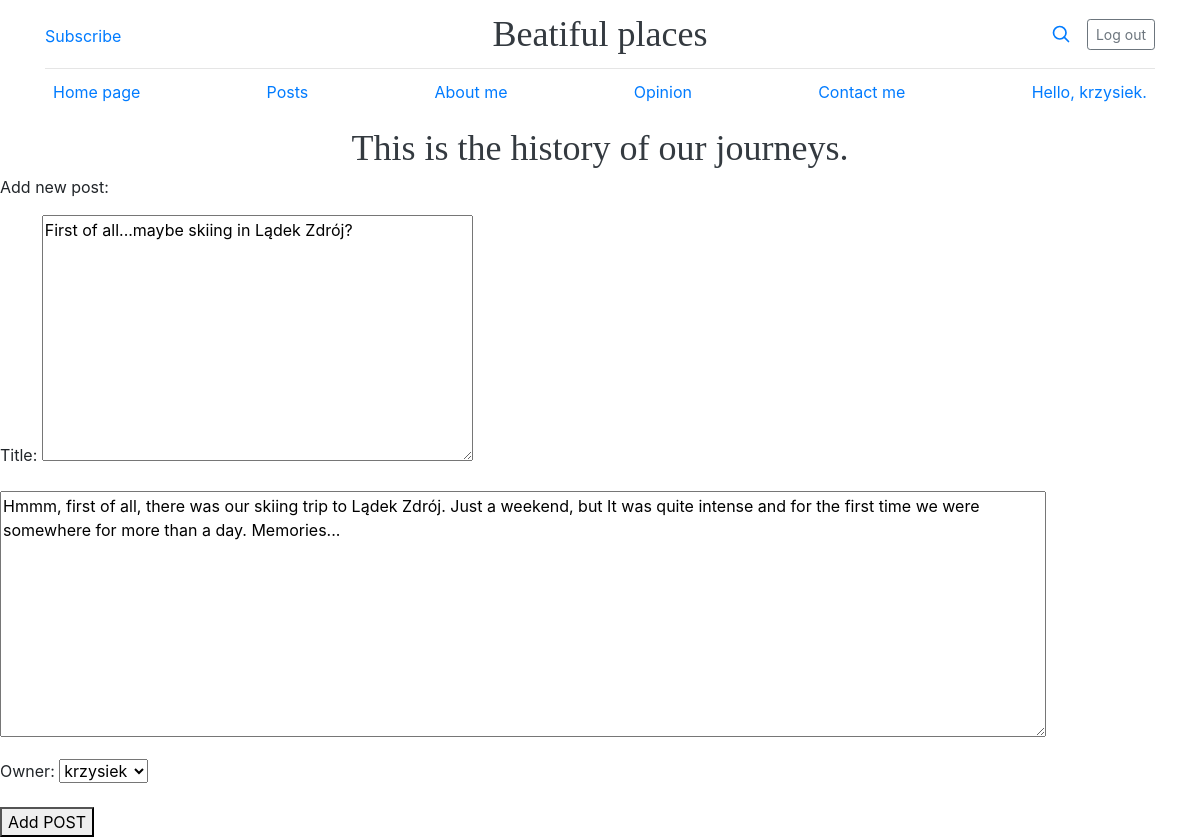
Screenshot of /edit_post/23/ (signed in) with the database file from the repository.
### blog_app/models.py (models this page shows, shortened)
class BlogPost(models.Model):
    title = models.TextField(max_length=70)
    text = models.TextField()
    date_added = models.DateTimeField(auto_now_add=True)
    owner=models.ForeignKey(User, on_delete=models.CASCADE)

### blog_app/views.py (the view, shortened to what this page needs)
# urls.py: path('edit_post/<int:pk>/', views.edit_post, name = 'edit_post'),
@login_required
def edit_post(request, pk):
    post= get_object_or_404(BlogPost, pk=pk)
    if request.method != 'POST':
        form = PostForm(instance=post)
        if post.owner != request.user:
            raise Http404
    context = {'form' : form}
    return render(request, 'blog_app/new_post.html', context)

### blog_app/forms.py
class PostForm(forms.ModelForm):
    class Meta:
        model = BlogPost
        fields = '__all__'
        labels = {'text':''}
        widgets = {'text' : forms. Textarea(attrs={'cols' : 100})}

### blog_app/templates/blog_app/new_post.html (shortened to what this page needs)
{% extends "blog_app/base.html" %}
{% block content %}
    <p>Add new post:</p>
    <form method = 'POST' class = 'post-form'>
        {{ form.as_p }}
        <button name = "submit"> Add POST </button>
    </form>
{% endblock content %}

### blog_app/templates/blog_app/base.html (shortened to what this page needs)
{% load static %}
<!doctype html>
<html lang="en">
<head>
<link href="../assets/dist/css/bootstrap.min.css" rel="stylesheet">
    <link href="blog.css" rel="stylesheet">
    <link rel="stylesheet" href="https://maxcdn.bootstrapcdn.com/bootstrap/4.0.0/css/bootstrap.min.css">
    <link rel="stylesheet" href="{% static 'css/blog.css' %}">
</head>
<body>
    {% if user.is_authenticated %}
        <div class="container">
        <header class="blog-header py-3">
            <div class="row flex-nowrap justify-content-between align-items-center">
            <div class="col-4 pt-1">
                <a class="link-secondary" href="#">Subscribe</a>
            </div>
            <div class="col-4 text-center">
                <a class="blog-header-logo text-dark" href="#">Beatiful places</a>
            </div>
            <div class="col-4 d-flex justify-content-end align-items-center">
                <a class="link-secondary" href="#" aria-label="Search">
                <svg xmlns="http://www.w3.org/2000/svg" width="20" height="20" fill="none" stroke="currentColor" stroke-linecap="round" stroke-linejoin="round" stroke-width="2" class="mx-3" role="img" viewBox="0 0 24 24"><title>Search</title><circle cx="10.5" cy="10.5" r="7.5"/><path d="M21 21l-5.2-5.2"/></svg>
                </a>
                <a class="btn btn-sm btn-outline-secondary" href="{% url 'users:logout' %}">Log out</a>
            </div>
            </div>
        </header>
        <div class="nav-scroller py-1 mb-2">
            <nav class="nav d-flex justify-content-between">
            <a class="p-2 link-secondary" href="{% url 'blog_app:index' %}">Home page</a>
            <a class="p-2 link-secondary" href="{% url 'blog_app:posts' %}">Posts</a>
            <a class="p-2 link-secondary" href="#">About me</a>
            <a class="p-2 link-secondary" href="#">Opinion</a>
            <a class="p-2 link-secondary" href="#">Contact me</a>
            <a class="p-2 link-secondary" href="#">Hello, {{user.username}}. </a>
            </nav>
        </div>
        </div>
    {% endif %}
    <div class="text-center">
            <a class="blog-header-logo text-dark" href="#">This is the history of our journeys.</a>
    </div>
    {% block content %}{% endblock content %}
</body>

### blog_app/static/css/blog.css (style rules this page uses)
.blog-header { line-height: 1; border-bottom: 1px solid #e5e5e5; }
.blog-header-logo { font-family: "Playfair Display", Georgia, "Times New Roman", serif; font-size: 2.25rem; }
.nav-scroller { position: relative; z-index: 2; height: 2.75rem; overflow-y: hidden; }
.nav-scroller .nav { display: flex; flex-wrap: nowrap; padding-bottom: 1rem; margin-top: -1px; overflow-x: auto; text-align: center; white-space: nowrap; -webkit-overflow-scrolling: touch; }

### rows the page displays
BlogPost: title "First of all...maybe skiing in Lądek Zdrój?", text "Hmmm, first of all, there was our skiing trip to Lądek Zdrój. Just a weekend, but It was quite intense and for the first time we were somewhere for more than a day. Memories...", owner "krzysiek"

### other values shown
{{ user.username }} "krzysiek"
